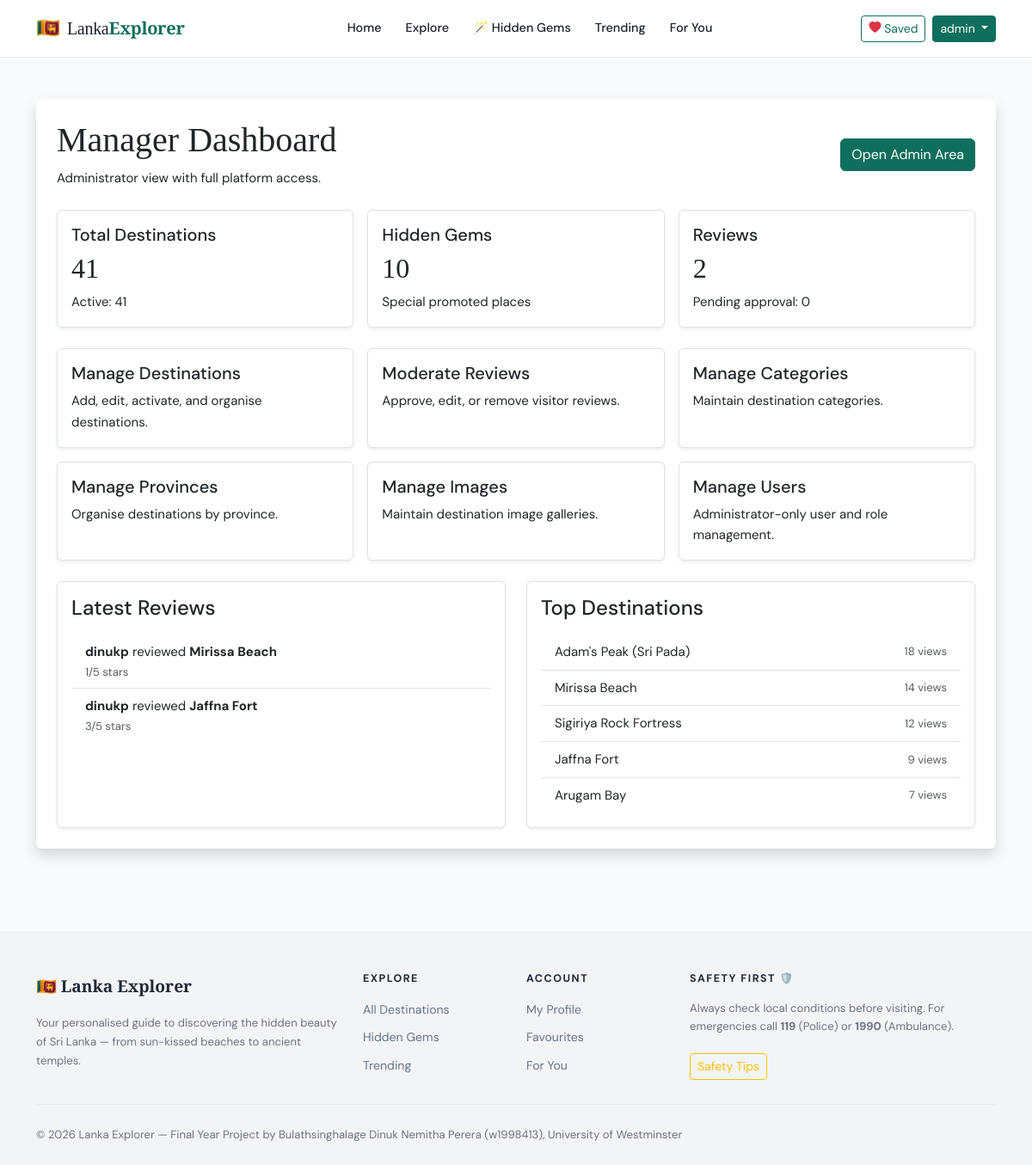
/manager/ (signed in), run on the app's committed database.
### reviews/models.py (models this page shows, shortened)
class Review(models.Model):
    destination = models.ForeignKey(
        'destinations.Destination', on_delete=models.CASCADE, related_name='reviews'
    )
    user = models.ForeignKey(User, on_delete=models.CASCADE, related_name='reviews')
    rating = models.PositiveSmallIntegerField(
        validators=[MinValueValidator(1), MaxValueValidator(5)]
    )
    title = models.CharField(max_length=200)
    content = models.TextField()
    visit_date = models.DateField(null=True, blank=True)
    is_approved = models.BooleanField(default=True)  # Admin can moderate
    helpful_count = models.PositiveIntegerField(default=0)
    created_at = models.DateTimeField(auto_now_add=True)
    updated_at = models.DateTimeField(auto_now=True)
    class Meta:
        unique_together = ('destination', 'user')
        ordering = ['-created_at']

### destinations/models.py (models this page shows, shortened)
class Destination(models.Model):
    BUDGET_CHOICES = [
        ('free', 'Free'),
        ('budget', 'Budget (< LKR 500)'),
        ('moderate', 'Moderate (LKR 500–2000)'),
        ('premium', 'Premium (LKR 2000+)'),
    ]
    DIFFICULTY_CHOICES = [
        ('easy', 'Easy'),
        ('moderate', 'Moderate'),
        ('challenging', 'Challenging'),
    ]
    name = models.CharField(max_length=200)
    slug = models.SlugField(unique=True, blank=True)
    category = models.ForeignKey(Category, on_delete=models.SET_NULL, null=True, related_name='destinations')
    province = models.ForeignKey(Province, on_delete=models.SET_NULL, null=True, related_name='destinations')
    description = models.TextField()
    short_description = models.CharField(max_length=300)
    latitude = models.FloatField(null=True, blank=True)
    longitude = models.FloatField(null=True, blank=True)
    address = models.CharField(max_length=300, blank=True)
    city = models.CharField(max_length=100, blank=True)
    featured_image = models.ImageField(upload_to='destinations/', blank=True, null=True)
    budget_level = models.CharField(max_length=20, choices=BUDGET_CHOICES, default='moderate')
    difficulty = models.CharField(max_length=20, choices=DIFFICULTY_CHOICES, default='easy')
    best_time_to_visit = models.CharField(max_length=200, blank=True)
    opening_hours = models.CharField(max_length=200, blank=True)
    entry_fee = models.CharField(max_length=100, blank=True)
    requires_dress_code = models.BooleanField(default=False)
    dress_code_description = models.TextField(blank=True)
    is_hidden_gem = models.BooleanField(default=False)
    is_featured = models.BooleanField(default=False)
    is_active = models.BooleanField(default=True)
    safety_notes = models.TextField(blank=True)
    tags = models.CharField(max_length=300, blank=True, help_text='Comma-separated tags')
    view_count = models.PositiveIntegerField(default=0)
    created_at = models.DateTimeField(auto_now_add=True)
    updated_at = models.DateTimeField(auto_now=True)
    class Meta:
        ordering = ['-is_featured', '-view_count', 'name']

### core/views.py (the view)
# urls.py: path('manager/', views.manager_dashboard, name='manager_dashboard'),
@login_required
@user_passes_test(is_manager_or_admin)
def manager_dashboard(request):
    latest_reviews = Review.objects.select_related('user', 'destination').order_by('-created_at')[:8]
    top_destinations = Destination.objects.filter(is_active=True).annotate(
        review_total=Count('reviews')
    ).order_by('-view_count', 'name')[:5]
    context = {
        'total_destinations': Destination.objects.count(),
        'active_destinations': Destination.objects.filter(is_active=True).count(),
        'hidden_gems_count': Destination.objects.filter(is_hidden_gem=True, is_active=True).count(),
        'total_reviews': Review.objects.count(),
        'pending_reviews': Review.objects.filter(is_approved=False).count(),
        'total_users': User.objects.count(),
        'latest_reviews': latest_reviews,
        'top_destinations': top_destinations,
        'is_administrator': request.user.is_superuser,
    }
    return render(request, 'core/manager_dashboard.html', context)

### core/views.py (called while the page is built)
def is_manager_or_admin(user):
    return user.is_authenticated and user.is_staff

### templates/core/manager_dashboard.html (shortened to what this page needs)
{% extends 'base/base.html' %}
{% block content %}
<div class="container py-5 text-dark">
  <div class="bg-white p-4 rounded shadow">
    <div class="d-flex justify-content-between align-items-center mb-4">
      <div>
        <h1 class="mb-2 text-dark">Manager Dashboard</h1>
        <p class="text-dark mb-0">
          {% if is_administrator %}
            Administrator view with full platform access.
          {% else %}
            Manager view for content and review moderation.
          {% endif %}
        </p>
      </div>
      <a href="/admin/" class="btn btn-primary">Open Admin Area</a>
    </div>
    <div class="row g-3 mb-4">
      <div class="col-md-4">
        <div class="card border shadow-sm h-100">
          <div class="card-body">
            <h5 class="text-dark">Total Destinations</h5>
            <h2 class="text-dark">{{ total_destinations }}</h2>
            <p class="text-dark mb-0">Active: {{ active_destinations }}</p>
          </div>
        </div>
      </div>
      <div class="col-md-4">
        <div class="card border shadow-sm h-100">
          <div class="card-body">
            <h5 class="text-dark">Hidden Gems</h5>
            <h2 class="text-dark">{{ hidden_gems_count }}</h2>
            <p class="text-dark mb-0">Special promoted places</p>
          </div>
        </div>
      </div>
      <div class="col-md-4">
        <div class="card border shadow-sm h-100">
          <div class="card-body">
            <h5 class="text-dark">Reviews</h5>
            <h2 class="text-dark">{{ total_reviews }}</h2>
            <p class="text-dark mb-0">Pending approval: {{ pending_reviews }}</p>
          </div>
        </div>
      </div>
    </div>
    <div class="row g-3 mb-4">
      <div class="col-md-6 col-lg-4">
        <a href="/admin/destinations/destination/" class="card border shadow-sm h-100 text-decoration-none text-dark">
          <div class="card-body">
            <h5 class="text-dark">Manage Destinations</h5>
            <p class="mb-0 text-dark">Add, edit, activate, and organise destinations.</p>
          </div>
        </a>
      </div>
      <div class="col-md-6 col-lg-4">
        <a href="/admin/reviews/review/" class="card border shadow-sm h-100 text-decoration-none text-dark">
          <div class="card-body">
            <h5 class="text-dark">Moderate Reviews</h5>
            <p class="mb-0 text-dark">Approve, edit, or remove visitor reviews.</p>
          </div>
        </a>
      </div>
      <div class="col-md-6 col-lg-4">
        <a href="/admin/destinations/category/" class="card border shadow-sm h-100 text-decoration-none text-dark">
          <div class="card-body">
            <h5 class="text-dark">Manage Categories</h5>
            <p class="mb-0 text-dark">Maintain destination categories.</p>
          </div>
        </a>
      </div>
      <div class="col-md-6 col-lg-4">
        <a href="/admin/destinations/province/" class="card border shadow-sm h-100 text-decoration-none text-dark">
          <div class="card-body">
            <h5 class="text-dark">Manage Provinces</h5>
            <p class="mb-0 text-dark">Organise destinations by province.</p>
          </div>
        </a>
      </div>
      <div class="col-md-6 col-lg-4">
        <a href="/admin/destinations/destinationimage/" class="card border shadow-sm h-100 text-decoration-none text-dark">
          <div class="card-body">
            <h5 class="text-dark">Manage Images</h5>
            <p class="mb-0 text-dark">Maintain destination image galleries.</p>
          </div>
        </a>
      </div>
      {% if is_administrator %}
      <div class="col-md-6 col-lg-4">
        <a href="/admin/auth/user/" class="card border shadow-sm h-100 text-decoration-none text-dark">
          <div class="card-body">
            <h5 class="text-dark">Manage Users</h5>
            <p class="mb-0 text-dark">Administrator-only user and role management.</p>
          </div>
        </a>
      </div>
      {% endif %}
    </div>
    <div class="row g-4">
      <div class="col-lg-6">
        <div class="card border shadow-sm h-100">
          <div class="card-body">
            <h4 class="mb-3 text-dark">Latest Reviews</h4>
            {% if latest_reviews %}
              <ul class="list-group list-group-flush">
                {% for review in latest_reviews %}
                <li class="list-group-item">
                  <strong>{{ review.user.username }}</strong> reviewed
                  <strong>{{ review.destination.name }}</strong>
                  <div class="small text-muted">{{ review.rating }}/5 stars</div>
                </li>
                {% endfor %}
              </ul>
            {% else %}
              <p class="text-dark mb-0">No reviews yet.</p>
            {% endif %}
          </div>
        </div>
      </div>
      <div class="col-lg-6">
        <div class="card border shadow-sm h-100">
          <div class="card-body">
            <h4 class="mb-3 text-dark">Top Destinations</h4>
            {% if top_destinations %}
              <ul class="list-group list-group-flush">
                {% for destination in top_destinations %}
                <li class="list-group-item d-flex justify-content-between align-items-center">
                  <span>{{ destination.name }}</span>
                  <span class="small text-muted">{{ destination.view_count }} views</span>
                </li>
                {% endfor %}
              </ul>
            {% else %}
              <p class="text-dark mb-0">No destinations available.</p>
            {% endif %}
          </div>
        </div>
      </div>
    </div>
  </div>
</div>
{% endblock %}

### templates/base/base.html (shortened to what this page needs)
<!DOCTYPE html>
<html lang="en">
<head>
  <link href="https://cdn.jsdelivr.net/npm/bootstrap@5.3.2/dist/css/bootstrap.min.css" rel="stylesheet">
  <link href="https://cdn.jsdelivr.net/npm/bootstrap-icons@1.11.3/font/bootstrap-icons.css" rel="stylesheet">
  <link rel="stylesheet" href="https://unpkg.com/leaflet@1.9.4/dist/leaflet.css" />
  {% load static %}
  <link rel="stylesheet" href="{% static 'css/main.css' %}">
</head>
<body>
<nav class="navbar navbar-expand-lg sticky-top" id="mainNav">
  <div class="container">
    <a class="navbar-brand d-flex align-items-center gap-2" href="{% url 'core:home' %}">
      <span class="brand-icon">🇱🇰</span>
      <span class="brand-text">Lanka<strong>Explorer</strong></span>
    </a>
    <div class="collapse navbar-collapse" id="navMenu">
      <ul class="navbar-nav mx-auto gap-1">
        <li class="nav-item">
          <a class="nav-link {% if request.resolver_match.namespace == 'core' and request.resolver_match.url_name == 'home' %}active{% endif %}" href="{% url 'core:home' %}">Home</a>
        </li>
        <li class="nav-item">
          <a class="nav-link {% if request.resolver_match.namespace == 'destinations' %}active{% endif %}" href="{% url 'destinations:list' %}">Explore</a>
        </li>
        <li class="nav-item">
          <a class="nav-link" href="{% url 'destinations:hidden_gems' %}">🪄 Hidden Gems</a>
        </li>
        <li class="nav-item">
          <a class="nav-link" href="{% url 'recommendations:popular' %}">Trending</a>
        </li>
        {% if user.is_authenticated %}
        <li class="nav-item">
          <a class="nav-link" href="{% url 'recommendations:get_recommendations' %}">For You</a>
        </li>
        {% endif %}
      </ul>
      <div class="d-flex align-items-center gap-2">
        {% if user.is_authenticated %}
          <a href="{% url 'destinations:favourites' %}" class="btn btn-sm btn-outline-primary">
            <i class="bi bi-heart-fill text-danger"></i> Saved
          </a>
          <div class="dropdown">
            <button class="btn btn-sm btn-primary dropdown-toggle" data-bs-toggle="dropdown">
              {{ user.first_name|default:user.username }}
            </button>
          </div>
        {% else %}
          <a href="{% url 'accounts:login' %}" class="btn btn-sm btn-outline-secondary">Login</a>
          <a href="{% url 'accounts:register' %}" class="btn btn-sm btn-primary">Sign Up Free</a>
        {% endif %}
      </div>
    </div>
  </div>
</nav>
<main>
  {% block content %}{% endblock %}
</main>
<footer class="site-footer mt-5">
  <div class="container">
    <div class="row gy-4">
      <div class="col-lg-4">
        <div class="footer-brand mb-3">🇱🇰 <strong>Lanka Explorer</strong></div>
        <p class="text-muted small">Your personalised guide to discovering the hidden beauty of Sri Lanka — from sun-kissed beaches to ancient temples.</p>
      </div>
      <div class="col-lg-2 col-6">
        <h6 class="footer-heading">Explore</h6>
        <ul class="list-unstyled footer-links">
          <li><a href="{% url 'destinations:list' %}">All Destinations</a></li>
          <li><a href="{% url 'destinations:hidden_gems' %}">Hidden Gems</a></li>
          <li><a href="{% url 'recommendations:popular' %}">Trending</a></li>
        </ul>
      </div>
      <div class="col-lg-2 col-6">
        <h6 class="footer-heading">Account</h6>
        <ul class="list-unstyled footer-links">
          {% if user.is_authenticated %}
          <li><a href="{% url 'accounts:profile' %}">My Profile</a></li>
          <li><a href="{% url 'destinations:favourites' %}">Favourites</a></li>
          <li><a href="{% url 'recommendations:get_recommendations' %}">For You</a></li>
          {% else %}
          <li><a href="{% url 'accounts:register' %}">Register</a></li>
          <li><a href="{% url 'accounts:login' %}">Login</a></li>
          {% endif %}
        </ul>
      </div>
      <div class="col-lg-4">
        <h6 class="footer-heading">Safety First 🛡️</h6>
        <p class="text-muted small">Always check local conditions before visiting. For emergencies call <strong>119</strong> (Police) or <strong>1990</strong> (Ambulance).</p>
        <a href="{% url 'core:safety' %}" class="btn btn-sm btn-outline-warning mt-1">Safety Tips</a>
      </div>
    </div>
    <hr class="my-4">
    <div class="d-flex flex-wrap justify-content-between align-items-center gap-2">
      <p class="text-muted small mb-0">© 2026 Lanka Explorer — Final Year Project by Bulathsinghalage Dinuk Nemitha Perera (w1998413), University of Westminster</p>    </div>
  </div>
</footer>
{% load static %}
</body>
</html>

### static/css/main.css (style rules this page uses)
:root { --primary: #0f6f5c; --primary-light: #16a086; --primary-dark: #0a4f41; --accent: #f59e0b; --accent-dark: #d97706; --danger: #e53e3e; --text: #1a202c; --text-muted: #718096; --bg: #f8fafc; --white: #ffffff; --card-shadow: 0 4px 20px rgba(0,0,0,0.08); --card-shadow-hover: 0 12px 40px rgba(0,0,0,0.15); --radius: 14px; --radius-sm: 8px; --transition: all 0.25s ease; --font-display: 'Playfair Display', Georgia, serif; --font-body: 'DM Sans', -apple-system, sans-serif; }
*, *::before, *::after { box-sizing: border-box; }
html { scroll-behavior: smooth; }
body { font-family: var(--font-body); color: var(--text); background: var(--bg); font-size: 15px; line-height: 1.65; }
h1, h2, h3 { font-family: var(--font-display); }
a { color: var(--primary); text-decoration: none; transition: var(--transition); }
#mainNav { background: rgba(255,255,255,0.97); backdrop-filter: blur(12px); border-bottom: 1px solid rgba(0,0,0,0.06); padding: 0.6rem 0; transition: box-shadow 0.3s ease; z-index: 1000; }
.brand-icon { font-size: 1.4rem; }
.brand-text { font-family: var(--font-display); font-size: 1.25rem; color: var(--text); letter-spacing: -0.3px; }
.brand-text strong { color: var(--primary); }
.nav-link { font-weight: 500; font-size: 0.9rem; color: var(--text) !important; padding: 0.4rem 0.75rem !important; border-radius: var(--radius-sm); transition: var(--transition); }
.btn-primary { background: var(--primary); border-color: var(--primary); }
.btn-outline-primary { color: var(--primary); border-color: var(--primary); }
.site-footer { background: #f3f4f6; color: #4b5563; padding: 3rem 0 1.5rem; }
.footer-brand { font-size: 1.2rem; color: #1f2937; font-family: var(--font-display); }
.footer-heading { font-size: 0.78rem; text-transform: uppercase; letter-spacing: 1.5px; color: #1f2937; font-weight: 700; margin-bottom: 1rem; }
.footer-links { list-style: none; padding: 0; margin: 0; }
.footer-links li { margin-bottom: 0.5rem; }
.footer-links a { color: #64748b; font-size: 0.88rem; }
.site-footer .text-muted { color: #6b7280 !important; }
.site-footer hr { border-color: rgba(0, 0, 0, 0.12); }

### data on the page
Review: user.username "dinukp", destination.name "Mirissa Beach", rating "1"
Review: user.username "dinukp", destination.name "Jaffna Fort", rating "3"
Destination: name "Adam's Peak (Sri Pada)", view_count "18"
Destination: name "Mirissa Beach", view_count "14"
Destination: name "Sigiriya Rock Fortress", view_count "12"
Destination: name "Jaffna Fort", view_count "9"
Destination: name "Arugam Bay", view_count "7"

### other printed values
{{ user.first_name|default:user.username }} "admin"
{{ total_destinations }} "41"
{{ active_destinations }} "41"
{{ hidden_gems_count }} "10"
{{ total_reviews }} "2"
{{ pending_reviews }} "0"
